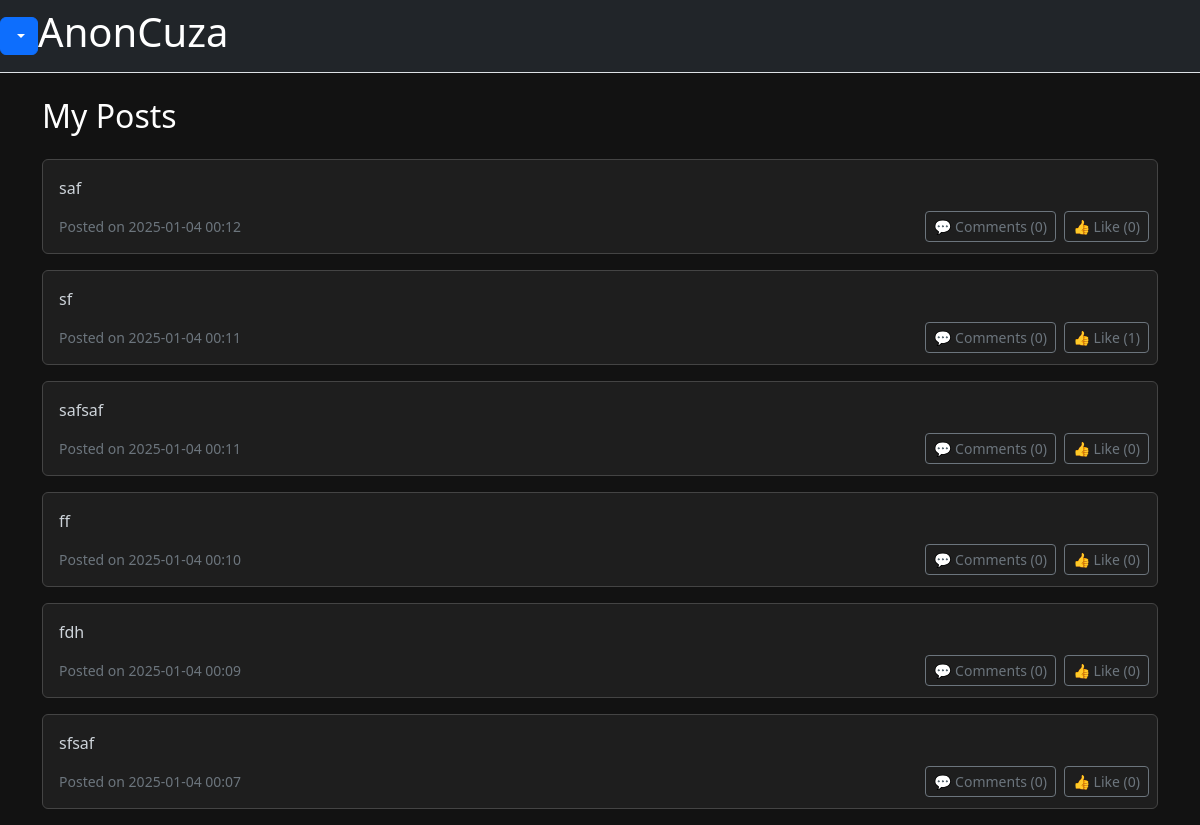
The app's page /my_posts (signed in) with its own data.
### app.py (models this page shows, shortened)
class Post(db.Model):
    id = db.Column(db.Integer, primary_key=True)
    content = db.Column(db.String(), nullable=False)
    date_created = db.Column(db.DateTime, default=lambda: datetime.now(EET))  # Set timezone to EET (UTC+2)
    likes = db.Column(db.Integer, default=0)  # Number of likes
    user_id = db.Column(db.Integer, db.ForeignKey('user.id'), nullable=False)  # Add this line
    user = db.relationship('User', backref=db.backref('posts', lazy=True))     # Add this line
    comments = db.relationship('Comment', primaryjoin="and_(Comment.post_id==Post.id, Comment.parent_id==None)", backref='post', lazy=True)
    def get_comment_count(self):
        top_level_count = len(self.comments)
        replies_count = sum(len(comment.replies) for comment in self.comments)
        return top_level_count + replies_count

### app.py (the view)
@app.route('/my_posts')
@login_required
def my_posts():
    posts = Post.query.filter_by(user_id=current_user.id)\
        .order_by(Post.date_created.desc()).all()
    return render_template('my_posts.html', posts=posts)

### app.py (called while the page is built)
@login_manager.user_loader
def load_user(user_id):
    return User.query.get(int(user_id))

@app.context_processor
def inject_current_path():
    return {
        'current_path': request.path,
        'current_endpoint': request.endpoint
    }

### templates/my_posts.html (shortened to what this page needs)
{% extends 'base.html' %}
{% block body %}
<div class="container mt-5">
    <h2 class="mb-4">My Posts</h2>
    {% for post in posts %}
    <div class="card mb-3">
        <div class="card-body">
            <p class="card-text">
                <a href="{{ url_for('view_post', id=post.id) }}">
                    {{ post.content | truncate(350, True) }}
                </a>
            </p>
            <div class="d-flex align-items-center gap-2">
                <small class="text-muted">Posted on {{ post.date_created.strftime('%Y-%m-%d %H:%M') }}</small>
                <div class="d-flex gap-2 position-absolute end-0 px-2">
                    <a href="{{ url_for('view_post', id=post.id) }}" class="btn btn-outline-secondary btn-sm">
                        💬 Comments ({{ post.get_comment_count() }})
                    </a>
                    <form action="{{ url_for('like_post', post_id=post.id) }}" method="post" class="m-0">
                        <button type="submit" class="btn btn-outline-secondary btn-sm">👍 Like ({{ post.likes }})</button>
                    </form>
                </div>
            </div>
        </div>
    </div>
    {% else %}
    <p>You haven't created any posts yet!</p>
    {% endfor %}
</div>
{% endblock %}

### records on screen
Post: content "saf", date_created "2025-01-04 00:12", get_comment_count "0", likes "0"
Post: content "sf", date_created "2025-01-04 00:11", get_comment_count "0", likes "1"
Post: content "safsaf", date_created "2025-01-04 00:11", get_comment_count "0", likes "0"
Post: content "ff", date_created "2025-01-04 00:10", get_comment_count "0", likes "0"
Post: content "fdh", date_created "2025-01-04 00:09", get_comment_count "0", likes "0"
Post: content "sfsaf", date_created "2025-01-04 00:07", get_comment_count "0", likes "0"
